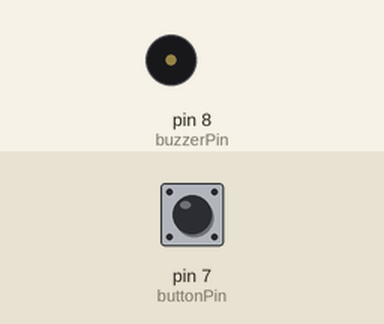
This sketch was run on a simulated Arduino Uno, built with avr-gcc and run on an emulated ATmega328P. Shown: buzzer (waves = sounding, pin HIGH). The inputs (shaded band) are chosen by the test bench; at power-on: pin 7 (buttonPin) HIGH.

Above: at 1.2 s.
1.3 s: pin 7 (buttonPin) pulled LOW for 0.15 s
At 1.37 s:
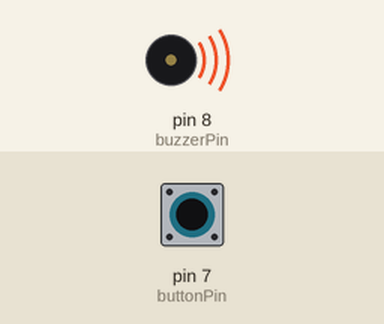
2.9 s: pin 7 (buttonPin) pulled LOW for 3.2 s
At 6.7 s:
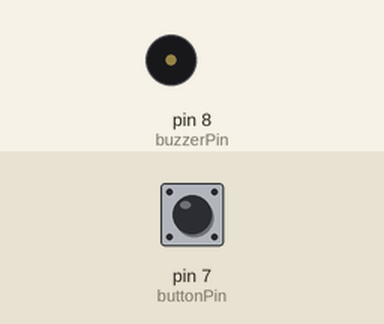
Timing chart, 0 to 8.2 s (numbered marks = the images above; inputs shaded):
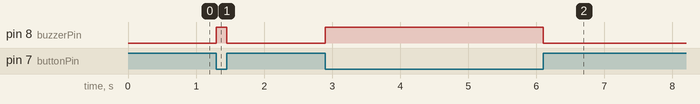

Measured:
- after the input at 1.3 s, pin 8 (buzzerPin): LOW → HIGH at once, → LOW 0.15 s later
- after the input at 2.9 s, pin 8 (buzzerPin): LOW → HIGH at once, → LOW 3.2 s later

The sketch:

alarm-system.ino
```cpp
// Buzzer Alarm Project - Arduino
// Press button → buzzer sounds


int buttonPin = 7; // Button connected to pin 7
int buzzerPin = 8; // Buzzer connected to pin 8


void setup() {
pinMode(buttonPin, INPUT_PULLUP); // Internal pull-up resistor
pinMode(buzzerPin, OUTPUT);
}


void loop() {
int buttonState = digitalRead(buttonPin);


if (buttonState == LOW) { // Button pressed
digitalWrite(buzzerPin, HIGH);
} else {
digitalWrite(buzzerPin, LOW);
}

}
```
